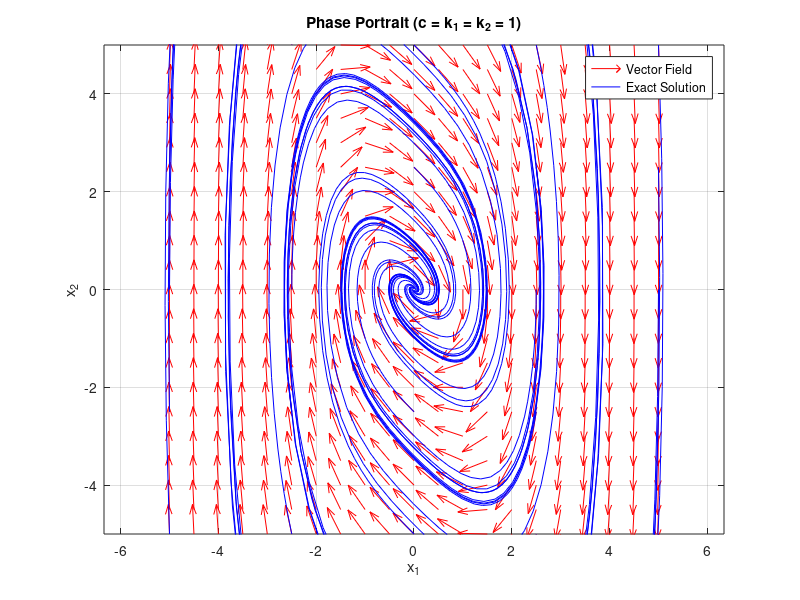

Recreate this plot in MATLAB.
%% AME-552

% HW1 Problem 2 Part (a)

% Draw a phase portrait of the following system:
% dx1 = x2
% dx2 = -c*x2 - k1*x1 - k2*x1^3
% c > 0, k1 > 0, k2 > 0

%% Clear

clear, clc, close all;

%% Program Execution

% Constants
c = 1; k1 = 1; k2 = 1;

% Define the system
f = @(x1, x2) x2;               
g = @(x1, x2) -c*x2 - k1*x1 - k2*x1.^3;

% Define the grid
[x1, x2] = meshgrid(-5: 0.5: 5, -5: 0.5: 5);

% Calculate vector field
dx1 = f(x1, x2);
dx2 = g(x1, x2);

% Normalize the vector field for better visualization
magnitude = sqrt(dx1.^2 + dx2.^2);
dx1 = dx1 ./ magnitude;
dx2 = dx2 ./ magnitude;

% Plot the vector field
figure;
quiver(x1, x2, dx1, dx2, 'r');    % Quiver plot
hold on;

% Plot trajectories using ode45
for x0 = -5:2.5:5                 % Initial conditions
    for y0 = -5:2.5:5
        [T, Y] = ode45(@(t, y) [f(y(1), y(2)); g(y(1), y(2))], [0, 10], [x0, y0]);
        plot(Y(:,1), Y(:,2), 'b'); % Trajectories
    end
end

% Label the axes
xlabel('x_1');
ylabel('x_2');
title('Phase Portrait (c = k_1 = k_2 = 1)');
legend('Vector Field', 'Exact Solution');
axis equal;
ylim([-5 5]);
grid on;
hold off;
